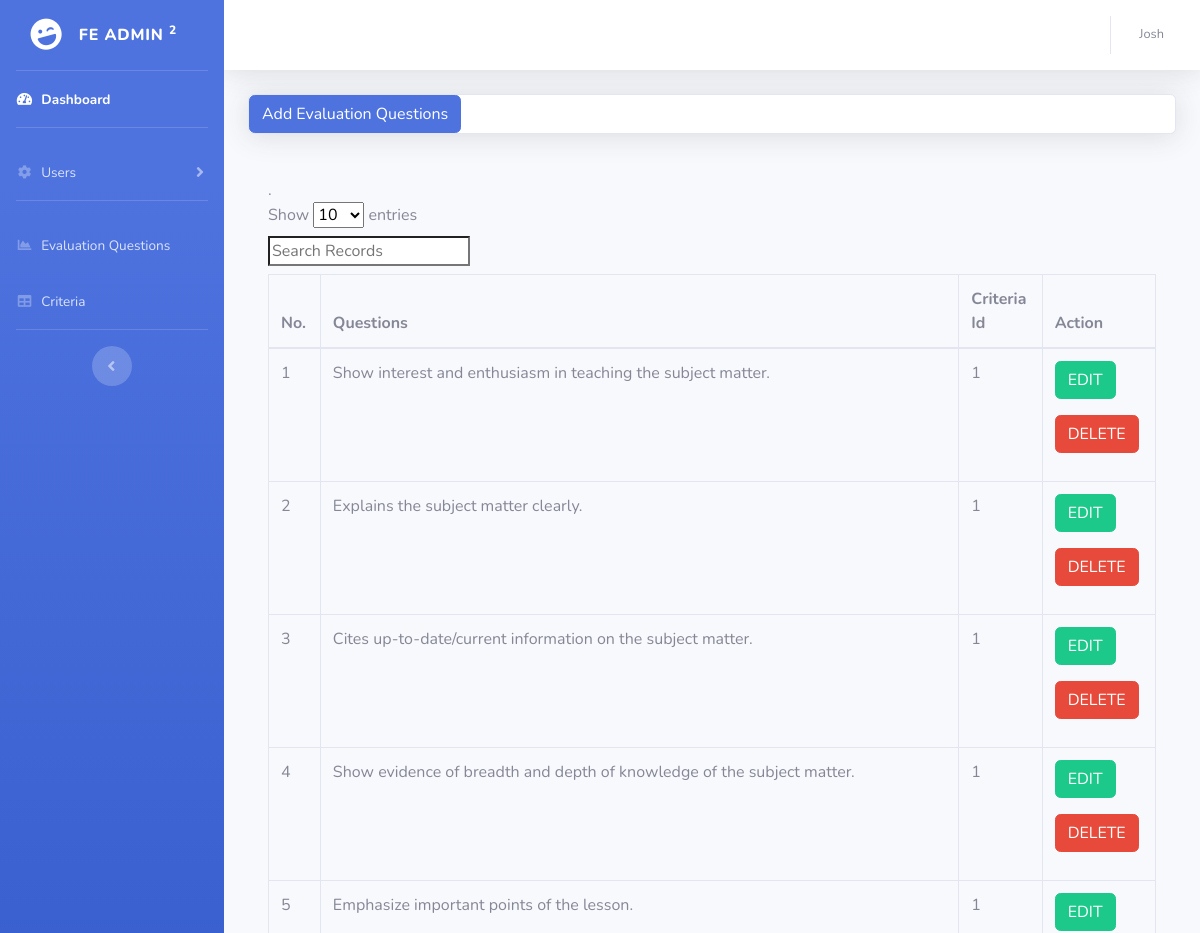
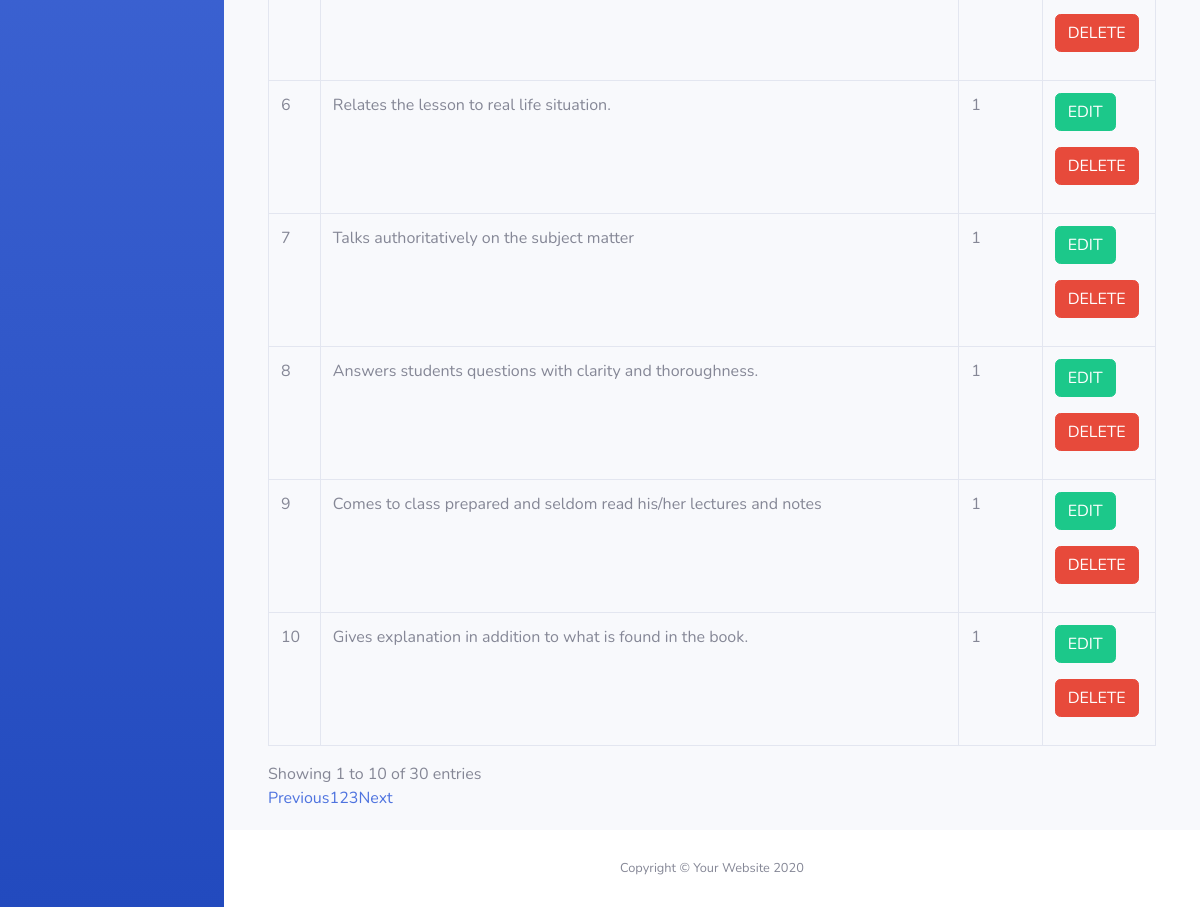
/admin/eval_form.php (signed in), run on the app's committed database (2 pictures, top to bottom).
### tables this page shows
CREATE TABLE `question_list` (
  `id` int(50) NOT NULL,
  `questions` varchar(255) NOT NULL,
  `criteria_id` int(11) NOT NULL
);

### admin/eval_form.php (the view, shortened to what this page needs)
<?php
include('includes/header.php');
include('includes/sidebar.php');
include('includes/topbar.php');
?>
 </div>
<div class="container-fluid">
 <div class="card shadow mb-4">
<h6 class="m-0 font-weight-bold text-primary"><button type="button" class="btn btn-primary" data-toggle="modal" data-target="#exampleModal">
  Add Evaluation Questions
</button>
</h6>
</div>
<div class="card-body">
  .
  <div class="table-responsive">
    <?php
        include('includes/conn.php');
        $qry = mysqli_query($conn, "SELECT * FROM question_list");
    ?>
      <table class="table table-bordered" id="dataTable" width="100%" cellspacing="0">
        <thead>
          <tr>
            <th>No.</th>
            <th>Questions</th>
            <th>Criteria Id</th>
            <th>Action</th>
          </tr>
        </thead>
        <tbody>
    <?php
        $i =1;
      if(mysqli_num_rows($qry) > 0){
        while($row= mysqli_fetch_assoc($qry))
        {
       ?>
          <tr>
            <td><?php echo $i;  $i++; ?></td>
            <td><?php echo $row['questions']; ?></td>
            <td><?php echo $row['criteria_id']; ?></td>
            <td>
              <div class="form-group">
                <form action="edit_evalution.php" method="POST";>
              <button type="submit" name="edit_class" data-toggle="modal" data-target="#editModal" class="btn btn-success">EDIT</button>
              </form>
              </div>
              <div class="form-group">
                <form action="save_question.php" method="POST";>
              <button type="submit" name="delete" class="btn btn-danger">DELETE</button>
              </form>
              </div>
            </td>
          </tr>
       <?php
        }
      }else{
        echo "Record Not Found";
      }
      ?>
        </tbody>
      </table>
    </div>
  </div>
</div>
<?php
include('includes/footer.php');
?>

### data on the page
question_list: questions "Show interest and enthusiasm in teaching the subject matter.", criteria "1"
question_list: questions "Explains the subject matter clearly.", criteria "1"
question_list: questions "Cites up-to-date/current information on the subject matter.", criteria "1"
question_list: questions "Show evidence of breadth and depth of knowledge of the subject matter.", criteria "1"
question_list: questions "Emphasize important points of the lesson.", criteria "1"
question_list: questions "Relates the lesson to real life situation.", criteria "1"
question_list: questions "Talks authoritatively on the subject matter", criteria "1"
question_list: questions "Answers students questions with clarity and thoroughness.", criteria "1"
question_list: questions "Comes to class prepared and seldom read his/her lectures and notes", criteria "1"
question_list: questions "Gives explanation in addition to what is found in the book.", criteria "1"

### other printed values
$_SESSION['username'] "Josh"
